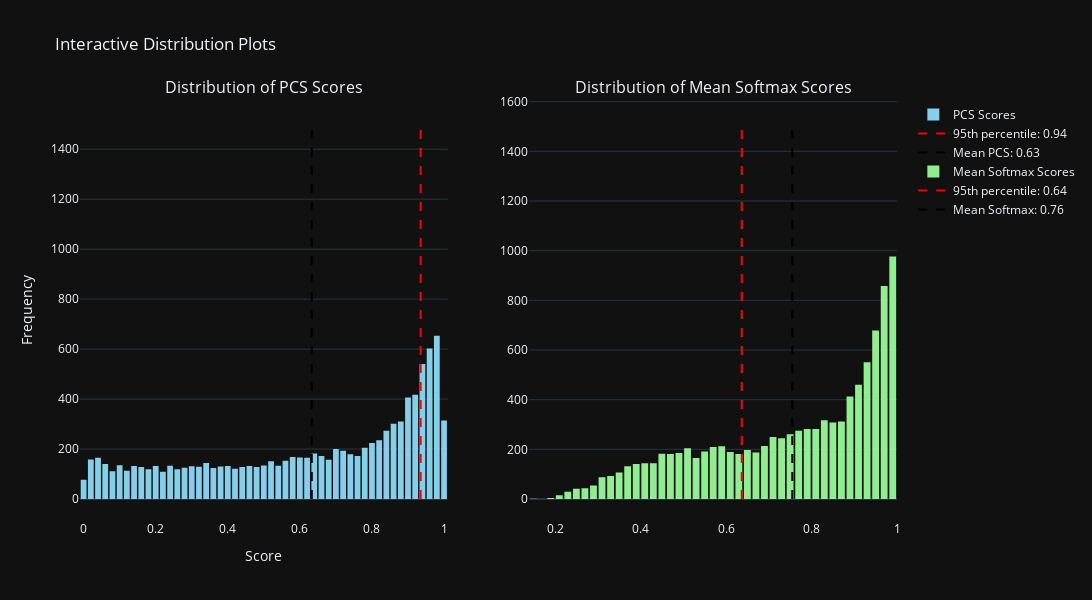

The code cell stored with this chart in its notebook:
### Markdown cell above
The histogram shows the frequency of the PCS and Mean Softmax Scores. We can see that as the scores increase, the frequency also increases, especially towards scores of 1, which indicates very high confidence in the predictions.

### Code cell
import plotly
import plotly.graph_objects as go
from plotly.subplots import make_subplots

fig = make_subplots(rows=1, cols=2, subplot_titles=("Distribution of PCS Scores", "Distribution of Mean Softmax Scores"))

# First subplot for PCS scores
fig.add_trace(go.Histogram(x=pcs_scores, name='PCS Scores', marker_color='skyblue'), row=1, col=1)
fig.add_trace(go.Scatter(x=[uncertainty_threshold_pcs, uncertainty_threshold_pcs], y=[0, max(np.histogram(pcs_scores, bins='auto')[0])], mode="lines", name=f'95th percentile: {uncertainty_threshold_pcs:.2f}', line=dict(color='red', dash='dash')), row=1, col=1)
fig.add_trace(go.Scatter(x=[np.mean(pcs_scores), np.mean(pcs_scores)], y=[0, max(np.histogram(pcs_scores, bins='auto')[0])], mode="lines", name=f'Mean PCS: {np.mean(pcs_scores):.2f}', line=dict(color='black', dash='dash')), row=1, col=1)

# Second subplot for Mean Softmax scores
fig.add_trace(go.Histogram(x=mean_softmax_scores, name='Mean Softmax Scores', marker_color='lightgreen'), row=1, col=2)
fig.add_trace(go.Scatter(x=[uncertainty_threshold_mean_softmax, 
                            uncertainty_threshold_mean_softmax], 
                            y=[0, max(np.histogram(mean_softmax_scores, bins='auto')[0])],
                         mode="lines", name=f'95th percentile: {uncertainty_threshold_mean_softmax:.2f}', 
                         line=dict(color='red', dash='dash')), row=1, col=2)
fig.add_trace(go.Scatter(x=[np.mean(mean_softmax_scores), np.mean(mean_softmax_scores)], 
                         y=[0, max(np.histogram(mean_softmax_scores, bins='auto')[0])], 
                         mode="lines", name=f'Mean Softmax: {np.mean(mean_softmax_scores):.2f}', 
                         line=dict(color='black', dash='dash')), row=1, col=2)

fig.update_layout(title_text='Interactive Distribution Plots', xaxis_title_text='Score', 
                  yaxis_title_text='Frequency', bargap=0.2, height=600, width=1200)
fig.show()

### Figure 1 — Plotly figure (JSON) as saved in the notebook; plotly's stock layout.template omitted (floating-point values rounded to 4 significant figures; data arrays with more than 128 entries replaced by an {"elided": "..."} marker saying what was removed)
{"data": [{"marker": {"color": "skyblue"}, "name": "PCS Scores", "x": {"elided": "10000 float values"}, "type": "histogram", "xaxis": "x", "yaxis": "y"}, {"line": {"color": "red", "dash": "dash"}, "mode": "lines", "name": "95th percentile: 0.94", "x": [0.9352, 0.9352], "y": [0, 1513], "type": "scatter", "xaxis": "x", "yaxis": "y"}, {"line": {"color": "black", "dash": "dash"}, "mode": "lines", "name": "Mean PCS: 0.63", "x": [0.6331, 0.6331], "y": [0, 1513], "type": "scatter", "xaxis": "x", "yaxis": "y"}, {"marker": {"color": "lightgreen"}, "name": "Mean Softmax Scores", "x": {"elided": "10000 float values"}, "type": "histogram", "xaxis": "x2", "yaxis": "y2"}, {"line": {"color": "red", "dash": "dash"}, "mode": "lines", "name": "95th percentile: 0.64", "x": [0.6369, 0.6369], "y": [0, 1522], "type": "scatter", "xaxis": "x2", "yaxis": "y2"}, {"line": {"color": "black", "dash": "dash"}, "mode": "lines", "name": "Mean Softmax: 0.76", "x": [0.7551, 0.7551], "y": [0, 1522], "type": "scatter", "xaxis": "x2", "yaxis": "y2"}], "layout": {"xaxis": {"anchor": "y", "domain": [0.0, 0.45], "title": {"text": "Score"}}, "yaxis": {"anchor": "x", "domain": [0.0, 1.0], "title": {"text": "Frequency"}}, "xaxis2": {"anchor": "y2", "domain": [0.55, 1.0]}, "yaxis2": {"anchor": "x2", "domain": [0.0, 1.0]}, "annotations": [{"font": {"size": 16}, "showarrow": false, "text": "Distribution of PCS Scores", "x": 0.225, "xanchor": "center", "xref": "paper", "y": 1.0, "yanchor": "bottom", "yref": "paper"}, {"font": {"size": 16}, "showarrow": false, "text": "Distribution of Mean Softmax Scores", "x": 0.775, "xanchor": "center", "xref": "paper", "y": 1.0, "yanchor": "bottom", "yref": "paper"}], "title": {"text": "Interactive Distribution Plots"}, "bargap": 0.2, "height": 600, "width": 1200}}
